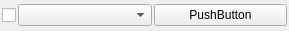
<?xml version="1.0" encoding="UTF-8"?>
<ui version="4.0">
 <class>Form</class>
 <widget class="QWidget" name="Form">
  <property name="geometry">
   <rect>
    <x>0</x>
    <y>0</y>
    <width>289</width>
    <height>31</height>
   </rect>
  </property>
  <property name="windowTitle">
   <string>Form</string>
  </property>
  <layout class="QHBoxLayout" name="horizontalLayout">
   <property name="spacing">
    <number>2</number>
   </property>
   <property name="leftMargin">
    <number>2</number>
   </property>
   <property name="topMargin">
    <number>2</number>
   </property>
   <property name="rightMargin">
    <number>2</number>
   </property>
   <property name="bottomMargin">
    <number>2</number>
   </property>
   <item>
    <widget class="QCheckBox" name="checkBox">
     <property name="sizePolicy">
      <sizepolicy hsizetype="Fixed" vsizetype="Minimum">
       <horstretch>0</horstretch>
       <verstretch>0</verstretch>
      </sizepolicy>
     </property>
     <property name="text">
      <string/>
     </property>
    </widget>
   </item>
   <item>
    <widget class="QComboBox" name="comboBox"/>
   </item>
   <item>
    <widget class="QPushButton" name="pushButton">
     <property name="text">
      <string>PushButton</string>
     </property>
    </widget>
   </item>
  </layout>
 </widget>
 <resources/>
 <connections/>
</ui>
